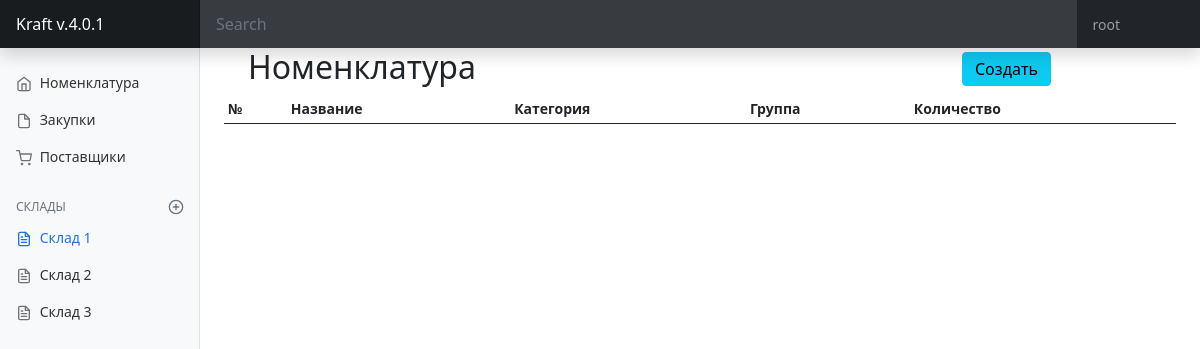
The page /supply/storage/1/ (signed in) on the database its author committed.
### supply/models.py (models this page shows)
class Storage(models.Model):
    name = models.CharField(max_length=150, verbose_name='название склада')
    type_storage = models.ForeignKey(
        TypeStorage,
        on_delete=models.PROTECT,
        verbose_name='тип склада',
        related_name='storage'
    )
    def __str__(self):
        return self.name

### supply/views.py (the view)
# urls.py: path('storage/<int:storage_id>/', views.StorageListView.as_view(), name='supply_storage'),
class StorageListView(ListView):
    model = Nomenclature
    template_name = 'supply/supply_storage.html'
    def get_queryset(self):
        return Nomenclature.objects.filter(purchase__storage=self.kwargs.get('storage_id')).annotate(total=Sum('purchase__count'))
    def get_context_data(self, *, object_list=None, **kwargs):
        context = super().get_context_data(**kwargs)
        purchases = Purchase.objects.all()
        context['purchases'] = purchases
        storages = Storage.objects.all()
        context['storages'] = storages
        storage_id = self.kwargs.get('storage_id')
        context['storage_id'] = storage_id
        return context

### crm/LoginRequiredMiddleware.py (called while the page is built, shortened)
    def process_request(self, request):
        assert hasattr(request, 'user'), "The Login Required Middleware"

### supply/templates/supply/supply_storage.html (shortened to what this page needs)
{% extends 'base.html' %}
{% block left_menu %}
  {% include 'supply/includes/supply_main_menu.html' %}
{% endblock %}
{% block content %}
  <div class="col">
  </div>
  <div class="row">
    <div class="col"><h2>Номенклатура</h2></div>
    <div class="col-3">
      <button type="button" class="btn btn-info py-1 my-1"
              data-bs-toggle="modal" data-bs-target="#exampleModal">Создать
      </button>
    </div>
  </div>
  <div class="table-responsive">
    <table class="table table-striped table-sm">
      <thead>
      <tr>
        <th scope="col">№</th>
        <th scope="col">Название</th>
        <th scope="col">Категория</th>
        <th scope="col">Группа</th>
        <th scope="col">Количество</th>
      </tr>
      </thead>
    </table>
  </div>
{% endblock %}

### templates/base.html (shortened to what this page needs)
{% load static %}
<!doctype html>
<html lang="ru">
<head>
  <link href="https://cdn.jsdelivr.net/npm/bootstrap@5.1.3/dist/css/bootstrap.min.css"
        rel="stylesheet"
>
  <link href="https://cdn.jsdelivr.net/npm/bootstrap@5.0.2/dist/css/bootstrap.min.css"
        rel="stylesheet"
>
  <link href={% static 'css/dashboard.css' %} rel="stylesheet">
</head>
<body>
<header class="navbar navbar-dark sticky-top bg-dark flex-md-nowrap p-0 shadow">
  <a class="navbar-brand col-md-3 col-lg-2 me-0 px-3"
     href="{% url 'main:index' %}">
    Kraft v.4.0.1</a>
  <form action="{% url 'crm:crm_customers' %}" class="w-100">
    <input class="form-control form-control-dark w-100" type="text"
           placeholder="Search" aria-label="Search" name="search">
  </form>
  <div class="navbar-nav me-5">
    <div class="nav-item text-nowrap me-3">
      <a class="nav-link px-3"
         href="{% url 'users:login' %}">{{ user.username }}</a>
    </div>
  </div>
</header>
<div class="container-fluid">
  <div class="row">
    <nav id="sidebarMenu"
         class="col-md-3 col-lg-2 d-md-block bg-light sidebar collapse">
      <div class="position-sticky pt-3">
        {% block left_menu %}
        {% endblock %}
      </div>
    </nav>
    <main class="col-md-9 ms-sm-auto col-lg-10 px-md-4">
      <div class="row">
        {% block content %}
        {% endblock %}
      </div>
    </main>
  </div>
</div>
</body>
</html>

### supply/templates/supply/includes/supply_main_menu.html
{% with request.resolver_match.view_name as view_name %}
  <ul class="nav flex-column">
    <li class="nav-item">
      <a class="nav-link {% if view_name == 'supply:supply_nomenclature' %} active {% endif %}"
         href="{% url 'supply:supply_nomenclature' %}">
        <span data-feather="home"></span>
        Номенклатура
      </a>
    </li>
    <li class="nav-item">
      <a class="nav-link {% if view_name == 'supply:supply_purchase' %} active {% endif %}"
         href="{% url 'supply:supply_purchase' %}">
        <span data-feather="file"></span>
        Закупки
      </a>
    </li>
    <li class="nav-item">
      <a class="nav-link {% if view_name == 'supply:supply_contractors' %} active {% endif %}"
         href="{% url 'supply:supply_contractors' %}">
        <span data-feather="shopping-cart"></span>
        Поставщики
      </a>
    </li>
  </ul>
  <h6 class="sidebar-heading d-flex justify-content-between align-items-center px-3 mt-4 mb-1 text-muted">
          <span>Склады</span>
          <a class="link-secondary" href="#" aria-label="Add a new report">
            <span data-feather="plus-circle"></span>
          </a>
        </h6>
        <ul class="nav flex-column mb-2">
        {% for store in storages %}
          <li class="nav-item">
            <a class="nav-link {% if storage_id == store.id %} active {% endif %}"
         href="{% url 'supply:supply_storage' storage_id=store.id %}">
              <span data-feather="file-text"></span>
              {{ store }}
            </a>
          </li>
        {% endfor %}
        </ul>
{% endwith %}

### static/css/dashboard.css (style rules this page uses)
body { font-size: .875rem; }
.feather { width: 16px; height: 16px; vertical-align: text-bottom; }
.sidebar { position: fixed; top: 0; bottom: 0; left: 0; z-index: 100; padding: 48px 0 0; box-shadow: inset -1px 0 0 rgba(0, 0, 0, .1); }
.sidebar .nav-link { font-weight: 500; color: #333; }
.sidebar .nav-link .feather { margin-right: 4px; color: #727272; }
.sidebar .nav-link.active { color: #2470dc; }
.sidebar .nav-link:hover .feather, .sidebar .nav-link.active .feather { color: inherit; }
.sidebar-heading { font-size: .75rem; text-transform: uppercase; }
.navbar-brand { padding-top: .75rem; padding-bottom: .75rem; font-size: 1rem; background-color: rgba(0, 0, 0, .25); box-shadow: inset -1px 0 0 rgba(0, 0, 0, .25); }
.navbar .form-control { padding: .75rem 1rem; border-width: 0; border-radius: 0; }
.form-control-dark { color: #fff; background-color: rgba(255, 255, 255, .1); border-color: rgba(255, 255, 255, .1); }

### rows shown on the page
Storage: name "Склад 1"
Storage: name "Склад 2"
Storage: name "Склад 3"

### other values the page prints
{{ user.username }} "root"
